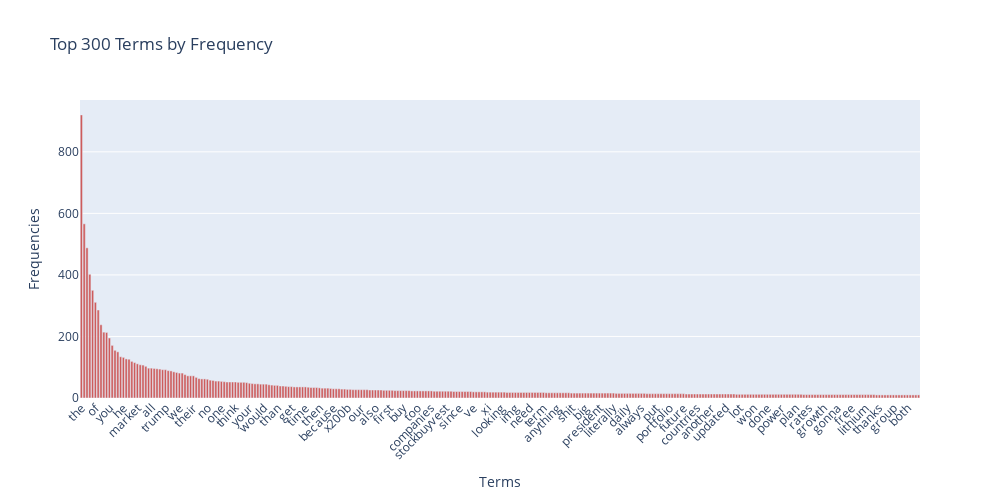

Source (notebook cell):
### Code cell
import plotly.graph_objects as go
term_frequencies = np.asarray(ND_counts.sum(axis=0)).ravel()
terms = count_vect.get_feature_names_out()
# 選出出現次數最高的前 300 個詞
top_idx = np.argsort(term_frequencies)[::-1][:300]
top_terms = terms[top_idx]
top_freqs = term_frequencies[top_idx]
fig = go.Figure(data=[go.Bar(x=top_terms, 
                             y=top_freqs,
                             marker_color='indianred')])
fig.update_layout(title='Top 300 Terms by Frequency',
                  xaxis_title='Terms',
                  yaxis_title='Frequencies',
                  xaxis_tickangle=-45,
                  width=1000, height=500)
fig.show()

### Figure 1 — Plotly figure (JSON) as saved in the notebook; plotly's stock layout.template omitted (floating-point values rounded to 4 significant figures; data arrays with more than 128 entries replaced by an {"elided": "..."} marker saying what was removed)
{"data": [{"marker": {"color": "indianred"}, "type": "bar", "x": {"elided": "300 str values"}, "y": {"elided": "300 int values"}}], "layout": {"height": 500, "title": {"text": "Top 300 Terms by Frequency"}, "width": 1000, "xaxis": {"tickangle": -45, "title": {"text": "Terms"}}, "yaxis": {"title": {"text": "Frequencies"}}}}
